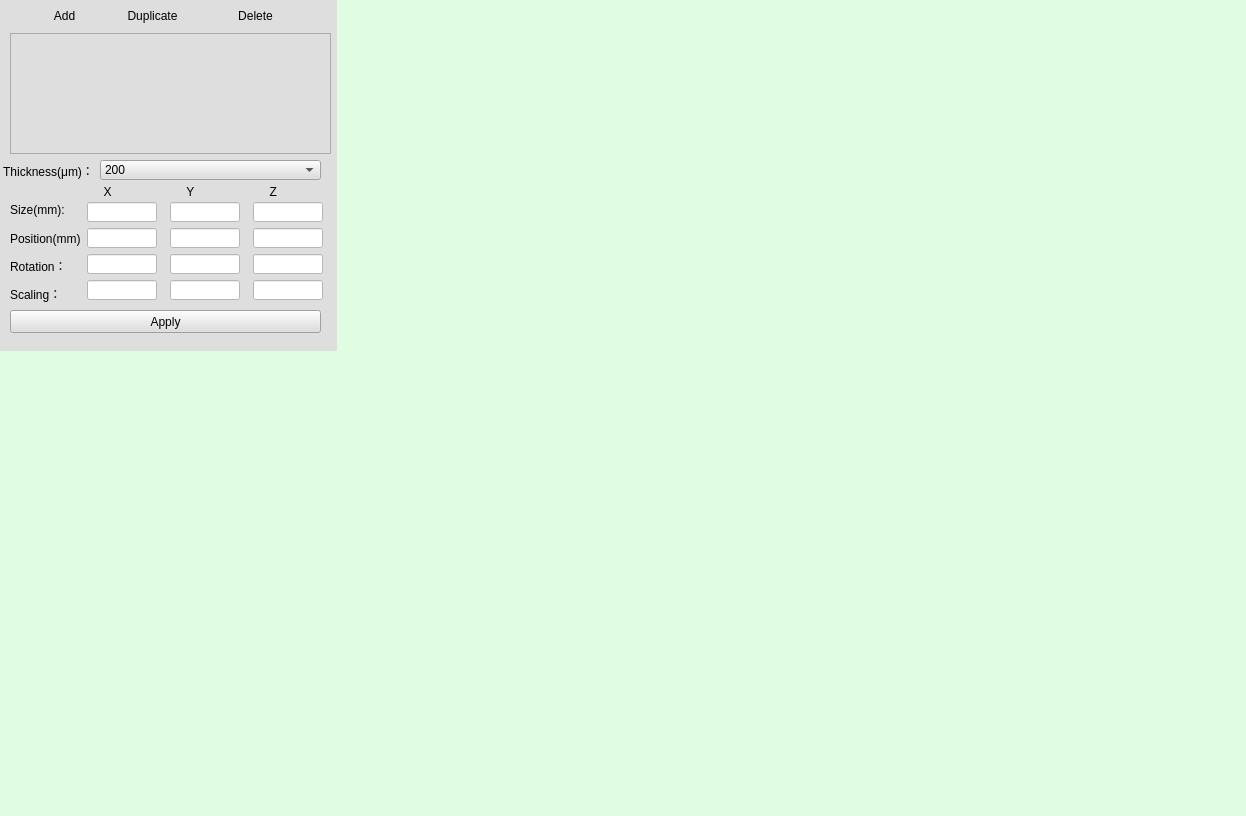
<?xml version="1.0" encoding="UTF-8"?>
<ui version="4.0">
 <class>ModelList</class>
 <widget class="QWidget" name="ModelList">
  <property name="geometry">
   <rect>
    <x>0</x>
    <y>0</y>
    <width>1246</width>
    <height>816</height>
   </rect>
  </property>
  <property name="minimumSize">
   <size>
    <width>337</width>
    <height>0</height>
   </size>
  </property>
  <property name="maximumSize">
   <size>
    <width>59999</width>
    <height>41500</height>
   </size>
  </property>
  <property name="windowTitle">
   <string>Form</string>
  </property>
  <property name="styleSheet">
   <string notr="true">background-color: rgba(224, 252, 227);</string>
  </property>
  <widget class="QWidget" name="widget" native="true">
   <property name="geometry">
    <rect>
     <x>0</x>
     <y>0</y>
     <width>337</width>
     <height>351</height>
    </rect>
   </property>
   <property name="sizePolicy">
    <sizepolicy hsizetype="Minimum" vsizetype="Expanding">
     <horstretch>0</horstretch>
     <verstretch>0</verstretch>
    </sizepolicy>
   </property>
   <property name="minimumSize">
    <size>
     <width>0</width>
     <height>0</height>
    </size>
   </property>
   <property name="maximumSize">
    <size>
     <width>400</width>
     <height>16777215</height>
    </size>
   </property>
   <property name="statusTip">
    <string/>
   </property>
   <property name="styleSheet">
    <string notr="true">background-color: rgb(222, 222, 222);</string>
   </property>
   <widget class="QPushButton" name="ApplyButton">
    <property name="geometry">
     <rect>
      <x>10</x>
      <y>310</y>
      <width>311</width>
      <height>23</height>
     </rect>
    </property>
    <property name="toolTip">
     <string>修改</string>
    </property>
    <property name="styleSheet">
     <string notr="true"/>
    </property>
    <property name="text">
     <string>Apply</string>
    </property>
    <property name="flat">
     <bool>false</bool>
    </property>
   </widget>
   <widget class="QListWidget" name="ModelList_2">
    <property name="geometry">
     <rect>
      <x>10</x>
      <y>33</y>
      <width>321</width>
      <height>121</height>
     </rect>
    </property>
    <property name="sizePolicy">
     <sizepolicy hsizetype="Preferred" vsizetype="Expanding">
      <horstretch>0</horstretch>
      <verstretch>0</verstretch>
     </sizepolicy>
    </property>
    <property name="minimumSize">
     <size>
      <width>0</width>
      <height>0</height>
     </size>
    </property>
    <property name="maximumSize">
     <size>
      <width>370</width>
      <height>16777215</height>
     </size>
    </property>
    <property name="styleSheet">
     <string notr="true"/>
    </property>
   </widget>
   <widget class="QLabel" name="label_8">
    <property name="geometry">
     <rect>
      <x>0</x>
      <y>160</y>
      <width>101</width>
      <height>21</height>
     </rect>
    </property>
    <property name="toolTip">
     <string>切片厚度</string>
    </property>
    <property name="text">
     <string> Thickness(μm)：</string>
    </property>
   </widget>
   <widget class="QComboBox" name="thicknesscombo">
    <property name="geometry">
     <rect>
      <x>100</x>
      <y>160</y>
      <width>221</width>
      <height>20</height>
     </rect>
    </property>
    <property name="minimumSize">
     <size>
      <width>200</width>
      <height>0</height>
     </size>
    </property>
    <item>
     <property name="text">
      <string>200</string>
     </property>
    </item>
    <item>
     <property name="text">
      <string>180</string>
     </property>
    </item>
    <item>
     <property name="text">
      <string>160</string>
     </property>
    </item>
    <item>
     <property name="text">
      <string>150</string>
     </property>
    </item>
    <item>
     <property name="text">
      <string>130</string>
     </property>
    </item>
    <item>
     <property name="text">
      <string>100</string>
     </property>
    </item>
    <item>
     <property name="text">
      <string>80</string>
     </property>
    </item>
    <item>
     <property name="text">
      <string>50</string>
     </property>
    </item>
    <item>
     <property name="text">
      <string>20</string>
     </property>
    </item>
    <item>
     <property name="text">
      <string>10</string>
     </property>
    </item>
    <item>
     <property name="text">
      <string>切片中</string>
     </property>
    </item>
   </widget>
   <widget class="QLabel" name="label_2">
    <property name="geometry">
     <rect>
      <x>87</x>
      <y>184</y>
      <width>70</width>
      <height>16</height>
     </rect>
    </property>
    <property name="minimumSize">
     <size>
      <width>70</width>
      <height>0</height>
     </size>
    </property>
    <property name="maximumSize">
     <size>
      <width>70</width>
      <height>16777215</height>
     </size>
    </property>
    <property name="text">
     <string>     X</string>
    </property>
   </widget>
   <widget class="QLabel" name="label_3">
    <property name="geometry">
     <rect>
      <x>170</x>
      <y>184</y>
      <width>70</width>
      <height>16</height>
     </rect>
    </property>
    <property name="minimumSize">
     <size>
      <width>70</width>
      <height>0</height>
     </size>
    </property>
    <property name="maximumSize">
     <size>
      <width>70</width>
      <height>16777215</height>
     </size>
    </property>
    <property name="text">
     <string>     Y</string>
    </property>
   </widget>
   <widget class="QLabel" name="label_4">
    <property name="geometry">
     <rect>
      <x>253</x>
      <y>184</y>
      <width>70</width>
      <height>16</height>
     </rect>
    </property>
    <property name="minimumSize">
     <size>
      <width>70</width>
      <height>0</height>
     </size>
    </property>
    <property name="maximumSize">
     <size>
      <width>70</width>
      <height>16777215</height>
     </size>
    </property>
    <property name="text">
     <string>     Z</string>
    </property>
   </widget>
   <widget class="QLabel" name="label">
    <property name="geometry">
     <rect>
      <x>10</x>
      <y>202</y>
      <width>70</width>
      <height>16</height>
     </rect>
    </property>
    <property name="minimumSize">
     <size>
      <width>70</width>
      <height>0</height>
     </size>
    </property>
    <property name="maximumSize">
     <size>
      <width>70</width>
      <height>16777215</height>
     </size>
    </property>
    <property name="toolTip">
     <string>尺寸</string>
    </property>
    <property name="text">
     <string>Size(mm):</string>
    </property>
   </widget>
   <widget class="QLineEdit" name="modelsizex">
    <property name="enabled">
     <bool>true</bool>
    </property>
    <property name="geometry">
     <rect>
      <x>87</x>
      <y>202</y>
      <width>70</width>
      <height>20</height>
     </rect>
    </property>
    <property name="minimumSize">
     <size>
      <width>70</width>
      <height>20</height>
     </size>
    </property>
    <property name="maximumSize">
     <size>
      <width>70</width>
      <height>20</height>
     </size>
    </property>
    <property name="styleSheet">
     <string notr="true">background-color: rgb(255, 255, 255);</string>
    </property>
    <property name="readOnly">
     <bool>true</bool>
    </property>
   </widget>
   <widget class="QLineEdit" name="modelsizey">
    <property name="enabled">
     <bool>true</bool>
    </property>
    <property name="geometry">
     <rect>
      <x>170</x>
      <y>202</y>
      <width>70</width>
      <height>20</height>
     </rect>
    </property>
    <property name="minimumSize">
     <size>
      <width>70</width>
      <height>20</height>
     </size>
    </property>
    <property name="maximumSize">
     <size>
      <width>70</width>
      <height>20</height>
     </size>
    </property>
    <property name="styleSheet">
     <string notr="true">background-color: rgb(255, 255, 255);</string>
    </property>
    <property name="readOnly">
     <bool>true</bool>
    </property>
   </widget>
   <widget class="QLineEdit" name="modelsizez">
    <property name="enabled">
     <bool>true</bool>
    </property>
    <property name="geometry">
     <rect>
      <x>253</x>
      <y>202</y>
      <width>70</width>
      <height>20</height>
     </rect>
    </property>
    <property name="minimumSize">
     <size>
      <width>70</width>
      <height>20</height>
     </size>
    </property>
    <property name="maximumSize">
     <size>
      <width>70</width>
      <height>20</height>
     </size>
    </property>
    <property name="styleSheet">
     <string notr="true">background-color: rgb(255, 255, 255);</string>
    </property>
    <property name="readOnly">
     <bool>true</bool>
    </property>
   </widget>
   <widget class="QLabel" name="label_5">
    <property name="geometry">
     <rect>
      <x>10</x>
      <y>230</y>
      <width>70</width>
      <height>16</height>
     </rect>
    </property>
    <property name="minimumSize">
     <size>
      <width>70</width>
      <height>0</height>
     </size>
    </property>
    <property name="maximumSize">
     <size>
      <width>70</width>
      <height>39</height>
     </size>
    </property>
    <property name="toolTip">
     <string>位置</string>
    </property>
    <property name="text">
     <string>Position(mm)：</string>
    </property>
   </widget>
   <widget class="QLineEdit" name="posx">
    <property name="geometry">
     <rect>
      <x>87</x>
      <y>228</y>
      <width>70</width>
      <height>20</height>
     </rect>
    </property>
    <property name="minimumSize">
     <size>
      <width>70</width>
      <height>20</height>
     </size>
    </property>
    <property name="maximumSize">
     <size>
      <width>70</width>
      <height>20</height>
     </size>
    </property>
    <property name="styleSheet">
     <string notr="true">background-color: rgb(255, 255, 255);</string>
    </property>
   </widget>
   <widget class="QLineEdit" name="posy">
    <property name="geometry">
     <rect>
      <x>170</x>
      <y>228</y>
      <width>70</width>
      <height>20</height>
     </rect>
    </property>
    <property name="minimumSize">
     <size>
      <width>70</width>
      <height>20</height>
     </size>
    </property>
    <property name="maximumSize">
     <size>
      <width>70</width>
      <height>20</height>
     </size>
    </property>
    <property name="styleSheet">
     <string notr="true">background-color: rgb(255, 255, 255);</string>
    </property>
   </widget>
   <widget class="QLineEdit" name="posz">
    <property name="geometry">
     <rect>
      <x>253</x>
      <y>228</y>
      <width>70</width>
      <height>20</height>
     </rect>
    </property>
    <property name="minimumSize">
     <size>
      <width>70</width>
      <height>20</height>
     </size>
    </property>
    <property name="maximumSize">
     <size>
      <width>70</width>
      <height>20</height>
     </size>
    </property>
    <property name="styleSheet">
     <string notr="true">background-color: rgb(255, 255, 255);</string>
    </property>
   </widget>
   <widget class="QLabel" name="label_6">
    <property name="geometry">
     <rect>
      <x>10</x>
      <y>258</y>
      <width>70</width>
      <height>16</height>
     </rect>
    </property>
    <property name="minimumSize">
     <size>
      <width>70</width>
      <height>0</height>
     </size>
    </property>
    <property name="maximumSize">
     <size>
      <width>70</width>
      <height>16777215</height>
     </size>
    </property>
    <property name="toolTip">
     <string>选择</string>
    </property>
    <property name="text">
     <string>Rotation：</string>
    </property>
   </widget>
   <widget class="QLineEdit" name="rotx">
    <property name="geometry">
     <rect>
      <x>87</x>
      <y>254</y>
      <width>70</width>
      <height>20</height>
     </rect>
    </property>
    <property name="minimumSize">
     <size>
      <width>70</width>
      <height>0</height>
     </size>
    </property>
    <property name="maximumSize">
     <size>
      <width>70</width>
      <height>20</height>
     </size>
    </property>
    <property name="styleSheet">
     <string notr="true">background-color: rgb(255, 255, 255);</string>
    </property>
   </widget>
   <widget class="QLineEdit" name="roty">
    <property name="geometry">
     <rect>
      <x>170</x>
      <y>254</y>
      <width>70</width>
      <height>20</height>
     </rect>
    </property>
    <property name="minimumSize">
     <size>
      <width>70</width>
      <height>0</height>
     </size>
    </property>
    <property name="maximumSize">
     <size>
      <width>70</width>
      <height>20</height>
     </size>
    </property>
    <property name="styleSheet">
     <string notr="true">background-color: rgb(255, 255, 255);</string>
    </property>
   </widget>
   <widget class="QLineEdit" name="rotz">
    <property name="geometry">
     <rect>
      <x>253</x>
      <y>254</y>
      <width>70</width>
      <height>20</height>
     </rect>
    </property>
    <property name="minimumSize">
     <size>
      <width>70</width>
      <height>0</height>
     </size>
    </property>
    <property name="maximumSize">
     <size>
      <width>70</width>
      <height>20</height>
     </size>
    </property>
    <property name="styleSheet">
     <string notr="true">background-color: rgb(255, 255, 255);</string>
    </property>
   </widget>
   <widget class="QLabel" name="label_7">
    <property name="geometry">
     <rect>
      <x>10</x>
      <y>286</y>
      <width>70</width>
      <height>16</height>
     </rect>
    </property>
    <property name="minimumSize">
     <size>
      <width>70</width>
      <height>0</height>
     </size>
    </property>
    <property name="maximumSize">
     <size>
      <width>70</width>
      <height>16777215</height>
     </size>
    </property>
    <property name="toolTip">
     <string>缩放</string>
    </property>
    <property name="text">
     <string>Scaling：</string>
    </property>
   </widget>
   <widget class="QLineEdit" name="scalex">
    <property name="geometry">
     <rect>
      <x>87</x>
      <y>280</y>
      <width>70</width>
      <height>20</height>
     </rect>
    </property>
    <property name="minimumSize">
     <size>
      <width>70</width>
      <height>0</height>
     </size>
    </property>
    <property name="maximumSize">
     <size>
      <width>70</width>
      <height>20</height>
     </size>
    </property>
    <property name="styleSheet">
     <string notr="true">background-color: rgb(255, 255, 255);</string>
    </property>
   </widget>
   <widget class="QLineEdit" name="scaley">
    <property name="geometry">
     <rect>
      <x>170</x>
      <y>280</y>
      <width>70</width>
      <height>20</height>
     </rect>
    </property>
    <property name="minimumSize">
     <size>
      <width>70</width>
      <height>0</height>
     </size>
    </property>
    <property name="maximumSize">
     <size>
      <width>70</width>
      <height>16777215</height>
     </size>
    </property>
    <property name="styleSheet">
     <string notr="true">background-color: rgb(255, 255, 255);</string>
    </property>
    <property name="readOnly">
     <bool>true</bool>
    </property>
   </widget>
   <widget class="QLineEdit" name="scalez">
    <property name="geometry">
     <rect>
      <x>253</x>
      <y>280</y>
      <width>70</width>
      <height>20</height>
     </rect>
    </property>
    <property name="minimumSize">
     <size>
      <width>70</width>
      <height>0</height>
     </size>
    </property>
    <property name="maximumSize">
     <size>
      <width>70</width>
      <height>20</height>
     </size>
    </property>
    <property name="styleSheet">
     <string notr="true">background-color: rgb(255, 255, 255);</string>
    </property>
    <property name="readOnly">
     <bool>true</bool>
    </property>
   </widget>
   <widget class="QPushButton" name="RemoveButton">
    <property name="geometry">
     <rect>
      <x>220</x>
      <y>0</y>
      <width>71</width>
      <height>31</height>
     </rect>
    </property>
    <property name="maximumSize">
     <size>
      <width>83</width>
      <height>16777215</height>
     </size>
    </property>
    <property name="toolTip">
     <string>删除</string>
    </property>
    <property name="styleSheet">
     <string notr="true"/>
    </property>
    <property name="text">
     <string>Delete</string>
    </property>
    <property name="icon">
     <iconset>
      <normaloff>:/B9Edit/icons/delete2.png</normaloff>:/B9Edit/icons/delete2.png</iconset>
    </property>
    <property name="iconSize">
     <size>
      <width>20</width>
      <height>20</height>
     </size>
    </property>
    <property name="flat">
     <bool>true</bool>
    </property>
   </widget>
   <widget class="QPushButton" name="AddButton">
    <property name="geometry">
     <rect>
      <x>34</x>
      <y>0</y>
      <width>61</width>
      <height>31</height>
     </rect>
    </property>
    <property name="sizePolicy">
     <sizepolicy hsizetype="Minimum" vsizetype="Fixed">
      <horstretch>0</horstretch>
      <verstretch>0</verstretch>
     </sizepolicy>
    </property>
    <property name="maximumSize">
     <size>
      <width>83</width>
      <height>16777215</height>
     </size>
    </property>
    <property name="focusPolicy">
     <enum>Qt::StrongFocus</enum>
    </property>
    <property name="toolTip">
     <string>添加</string>
    </property>
    <property name="statusTip">
     <string>789</string>
    </property>
    <property name="whatsThis">
     <string>123</string>
    </property>
    <property name="styleSheet">
     <string notr="true"/>
    </property>
    <property name="text">
     <string>Add</string>
    </property>
    <property name="icon">
     <iconset resource="b9edit/b9edit.qrc">
      <normaloff>:/B9Edit/icons/new4.png</normaloff>
      <normalon>:/B9Edit/icons/delete3.jpg</normalon>
      <disabledoff>:/B9Edit/icons/delete2.png</disabledoff>:/B9Edit/icons/new4.png</iconset>
    </property>
    <property name="iconSize">
     <size>
      <width>20</width>
      <height>20</height>
     </size>
    </property>
    <property name="flat">
     <bool>true</bool>
    </property>
   </widget>
   <widget class="QPushButton" name="duplicateButton">
    <property name="geometry">
     <rect>
      <x>107</x>
      <y>0</y>
      <width>91</width>
      <height>31</height>
     </rect>
    </property>
    <property name="maximumSize">
     <size>
      <width>100</width>
      <height>16777215</height>
     </size>
    </property>
    <property name="toolTip">
     <string>复制</string>
    </property>
    <property name="styleSheet">
     <string notr="true"/>
    </property>
    <property name="text">
     <string>Duplicate</string>
    </property>
    <property name="icon">
     <iconset>
      <normaloff>:/B9Edit/icons/new3.png</normaloff>:/B9Edit/icons/new3.png</iconset>
    </property>
    <property name="iconSize">
     <size>
      <width>20</width>
      <height>20</height>
     </size>
    </property>
    <property name="flat">
     <bool>true</bool>
    </property>
   </widget>
  </widget>
 </widget>
 <resources>
  <include location="b9edit/b9edit.qrc"/>
 </resources>
 <connections/>
</ui>
